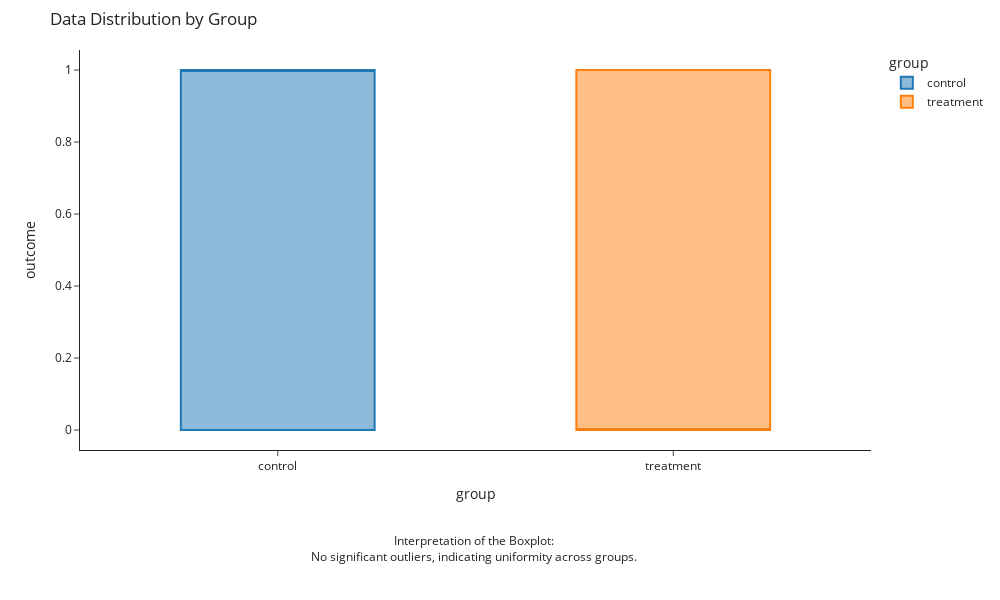
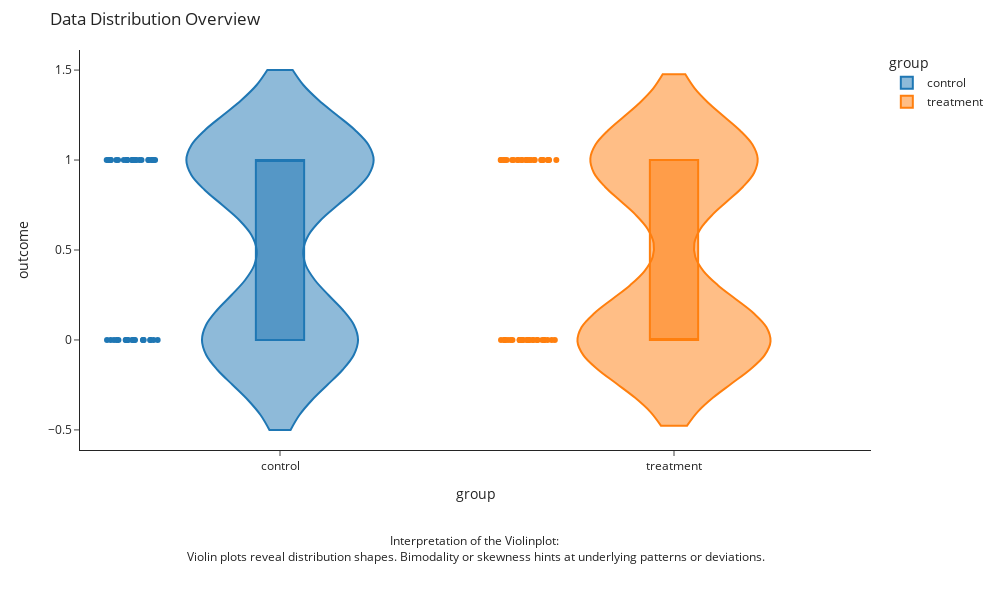
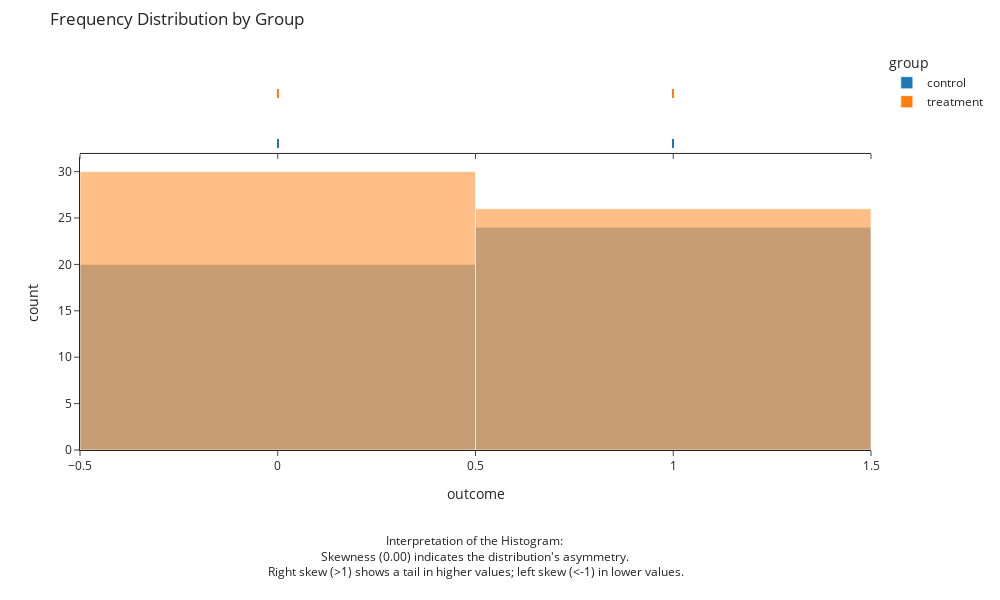
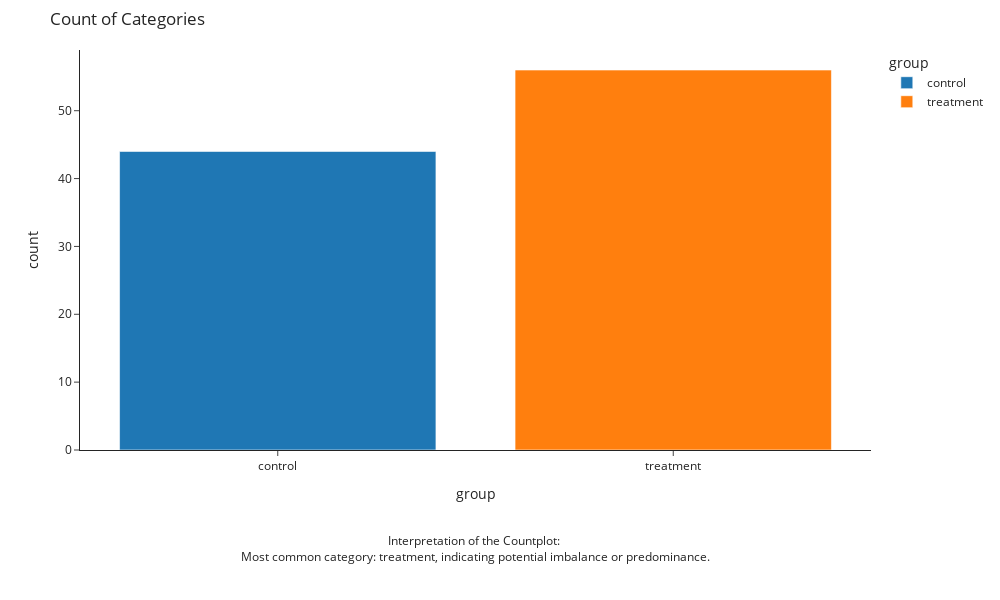

These figures' notebook cell, in order:
### Code cell
visualizations = data_viz(data=df, 
                        group_column='group', 
                        value_column='outcome',
                        viz_types=['boxplot', 'violinplot', 'histogram', 'countplot', 'heatmap'])

### Figure 1 — Plotly figure (JSON) as saved in the notebook; plotly's stock layout.template omitted (floating-point values rounded to 4 significant figures)
{"data": [{"alignmentgroup": "True", "hovertemplate": "group=%{x}<br>outcome=%{y}<extra></extra>", "legendgroup": "control", "marker": {"color": "#1F77B4"}, "name": "control", "notched": false, "offsetgroup": "control", "orientation": "v", "showlegend": true, "type": "box", "x": ["control", "control", "control", "control", "control", "control", "control", "control", "control", "control", "control", "control", "control", "control", "control", "control", "control", "control", "control", "control", "control", "control", "control", "control", "control", "control", "control", "control", "control", "control", "control", "control", "control", "control", "control", "control", "control", "control", "control", "control", "control", "control", "control", "control"], "x0": " ", "xaxis": "x", "y": [1, 0, 0, 0, 0, 1, 1, 1, 0, 0, 1, 1, 1, 0, 1, 1, 1, 0, 0, 0, 0, 1, 1, 1, 0, 0, 1, 1, 0, 0, 0, 0, 0, 1, 1, 1, 1, 1, 1, 1, 1, 1, 0, 0], "y0": " ", "yaxis": "y"}, {"alignmentgroup": "True", "hovertemplate": "group=%{x}<br>outcome=%{y}<extra></extra>", "legendgroup": "treatment", "marker": {"color": "#FF7F0E"}, "name": "treatment", "notched": false, "offsetgroup": "treatment", "orientation": "v", "showlegend": true, "type": "box", "x": ["treatment", "treatment", "treatment", "treatment", "treatment", "treatment", "treatment", "treatment", "treatment", "treatment", "treatment", "treatment", "treatment", "treatment", "treatment", "treatment", "treatment", "treatment", "treatment", "treatment", "treatment", "treatment", "treatment", "treatment", "treatment", "treatment", "treatment", "treatment", "treatment", "treatment", "treatment", "treatment", "treatment", "treatment", "treatment", "treatment", "treatment", "treatment", "treatment", "treatment", "treatment", "treatment", "treatment", "treatment", "treatment", "treatment", "treatment", "treatment", "treatment", "treatment", "treatment", "treatment", "treatment", "treatment", "treatment", "treatment"], "x0": " ", "xaxis": "x", "y": [0, 0, 0, 1, 0, 0, 1, 0, 0, 0, 1, 1, 0, 1, 1, 0, 0, 1, 0, 0, 1, 0, 0, 0, 1, 0, 1, 1, 0, 0, 1, 1, 1, 1, 1, 0, 1, 1, 1, 1, 0, 1, 0, 0, 0, 1, 0, 0, 1, 0, 1, 0, 1, 0, 0, 1], "y0": " ", "yaxis": "y"}], "layout": {"annotations": [{"align": "center", "showarrow": false, "text": "Interpretation of the Boxplot:\n<br>No significant outliers, indicating uniformity across groups.\n", "x": 0.5, "xanchor": "center", "xref": "paper", "y": -0.2, "yanchor": "top", "yref": "paper"}], "autosize": false, "boxmode": "overlay", "height": 600, "legend": {"title": {"text": "group"}, "tracegroupgap": 0}, "margin": {"b": 150, "t": 50}, "title": {"text": "Data Distribution by Group"}, "width": 1000, "xaxis": {"anchor": "y", "categoryarray": ["control", "treatment"], "categoryorder": "array", "domain": [0, 1], "title": {"text": "group"}}, "yaxis": {"anchor": "x", "domain": [0, 1], "title": {"text": "outcome"}}}}

### Figure 2 — Plotly figure (JSON) as saved in the notebook; plotly's stock layout.template omitted (floating-point values rounded to 4 significant figures)
{"data": [{"alignmentgroup": "True", "box": {"visible": true}, "hovertemplate": "group=%{x}<br>outcome=%{y}<extra></extra>", "legendgroup": "control", "marker": {"color": "#1F77B4"}, "name": "control", "offsetgroup": "control", "orientation": "v", "points": "all", "scalegroup": "True", "showlegend": true, "type": "violin", "x": ["control", "control", "control", "control", "control", "control", "control", "control", "control", "control", "control", "control", "control", "control", "control", "control", "control", "control", "control", "control", "control", "control", "control", "control", "control", "control", "control", "control", "control", "control", "control", "control", "control", "control", "control", "control", "control", "control", "control", "control", "control", "control", "control", "control"], "x0": " ", "xaxis": "x", "y": [1, 0, 0, 0, 0, 1, 1, 1, 0, 0, 1, 1, 1, 0, 1, 1, 1, 0, 0, 0, 0, 1, 1, 1, 0, 0, 1, 1, 0, 0, 0, 0, 0, 1, 1, 1, 1, 1, 1, 1, 1, 1, 0, 0], "y0": " ", "yaxis": "y"}, {"alignmentgroup": "True", "box": {"visible": true}, "hovertemplate": "group=%{x}<br>outcome=%{y}<extra></extra>", "legendgroup": "treatment", "marker": {"color": "#FF7F0E"}, "name": "treatment", "offsetgroup": "treatment", "orientation": "v", "points": "all", "scalegroup": "True", "showlegend": true, "type": "violin", "x": ["treatment", "treatment", "treatment", "treatment", "treatment", "treatment", "treatment", "treatment", "treatment", "treatment", "treatment", "treatment", "treatment", "treatment", "treatment", "treatment", "treatment", "treatment", "treatment", "treatment", "treatment", "treatment", "treatment", "treatment", "treatment", "treatment", "treatment", "treatment", "treatment", "treatment", "treatment", "treatment", "treatment", "treatment", "treatment", "treatment", "treatment", "treatment", "treatment", "treatment", "treatment", "treatment", "treatment", "treatment", "treatment", "treatment", "treatment", "treatment", "treatment", "treatment", "treatment", "treatment", "treatment", "treatment", "treatment", "treatment"], "x0": " ", "xaxis": "x", "y": [0, 0, 0, 1, 0, 0, 1, 0, 0, 0, 1, 1, 0, 1, 1, 0, 0, 1, 0, 0, 1, 0, 0, 0, 1, 0, 1, 1, 0, 0, 1, 1, 1, 1, 1, 0, 1, 1, 1, 1, 0, 1, 0, 0, 0, 1, 0, 0, 1, 0, 1, 0, 1, 0, 0, 1], "y0": " ", "yaxis": "y"}], "layout": {"annotations": [{"align": "center", "showarrow": false, "text": "Interpretation of the Violinplot:\n<br>Violin plots reveal distribution shapes. Bimodality or skewness hints at underlying patterns or deviations.", "x": 0.5, "xanchor": "center", "xref": "paper", "y": -0.2, "yanchor": "top", "yref": "paper"}], "autosize": false, "height": 600, "legend": {"title": {"text": "group"}, "tracegroupgap": 0}, "margin": {"b": 150, "t": 50}, "title": {"text": "Data Distribution Overview"}, "violinmode": "overlay", "width": 1000, "xaxis": {"anchor": "y", "categoryarray": ["control", "treatment"], "categoryorder": "array", "domain": [0, 1], "title": {"text": "group"}}, "yaxis": {"anchor": "x", "domain": [0, 1], "title": {"text": "outcome"}}}}

### Figure 3 — Plotly figure (JSON) as saved in the notebook; plotly's stock layout.template omitted (floating-point values rounded to 4 significant figures)
{"data": [{"alignmentgroup": "True", "bingroup": "x", "hovertemplate": "group=control<br>outcome=%{x}<br>count=%{y}<extra></extra>", "legendgroup": "control", "marker": {"color": "#1F77B4", "opacity": 0.5, "pattern": {"shape": ""}}, "name": "control", "offsetgroup": "control", "orientation": "v", "showlegend": true, "type": "histogram", "x": [1, 0, 0, 0, 0, 1, 1, 1, 0, 0, 1, 1, 1, 0, 1, 1, 1, 0, 0, 0, 0, 1, 1, 1, 0, 0, 1, 1, 0, 0, 0, 0, 0, 1, 1, 1, 1, 1, 1, 1, 1, 1, 0, 0], "xaxis": "x", "yaxis": "y"}, {"alignmentgroup": "True", "boxpoints": "all", "fillcolor": "rgba(255,255,255,0)", "hoveron": "points", "hovertemplate": "group=control<br>outcome=%{x}<extra></extra>", "jitter": 0, "legendgroup": "control", "line": {"color": "rgba(255,255,255,0)"}, "marker": {"color": "#1F77B4", "symbol": "line-ns-open"}, "name": "control", "offsetgroup": "control", "showlegend": false, "type": "box", "x": [1, 0, 0, 0, 0, 1, 1, 1, 0, 0, 1, 1, 1, 0, 1, 1, 1, 0, 0, 0, 0, 1, 1, 1, 0, 0, 1, 1, 0, 0, 0, 0, 0, 1, 1, 1, 1, 1, 1, 1, 1, 1, 0, 0], "xaxis": "x2", "yaxis": "y2"}, {"alignmentgroup": "True", "bingroup": "x", "hovertemplate": "group=treatment<br>outcome=%{x}<br>count=%{y}<extra></extra>", "legendgroup": "treatment", "marker": {"color": "#FF7F0E", "opacity": 0.5, "pattern": {"shape": ""}}, "name": "treatment", "offsetgroup": "treatment", "orientation": "v", "showlegend": true, "type": "histogram", "x": [0, 0, 0, 1, 0, 0, 1, 0, 0, 0, 1, 1, 0, 1, 1, 0, 0, 1, 0, 0, 1, 0, 0, 0, 1, 0, 1, 1, 0, 0, 1, 1, 1, 1, 1, 0, 1, 1, 1, 1, 0, 1, 0, 0, 0, 1, 0, 0, 1, 0, 1, 0, 1, 0, 0, 1], "xaxis": "x", "yaxis": "y"}, {"alignmentgroup": "True", "boxpoints": "all", "fillcolor": "rgba(255,255,255,0)", "hoveron": "points", "hovertemplate": "group=treatment<br>outcome=%{x}<extra></extra>", "jitter": 0, "legendgroup": "treatment", "line": {"color": "rgba(255,255,255,0)"}, "marker": {"color": "#FF7F0E", "symbol": "line-ns-open"}, "name": "treatment", "offsetgroup": "treatment", "showlegend": false, "type": "box", "x": [0, 0, 0, 1, 0, 0, 1, 0, 0, 0, 1, 1, 0, 1, 1, 0, 0, 1, 0, 0, 1, 0, 0, 0, 1, 0, 1, 1, 0, 0, 1, 1, 1, 1, 1, 0, 1, 1, 1, 1, 0, 1, 0, 0, 0, 1, 0, 0, 1, 0, 1, 0, 1, 0, 0, 1], "xaxis": "x2", "yaxis": "y2"}], "layout": {"annotations": [{"align": "center", "showarrow": false, "text": "Interpretation of the Histogram:\n<br>Skewness (0.00) indicates the distribution's asymmetry. <br>Right skew (>1) shows a tail in higher values; left skew (<-1) in lower values.", "x": 0.5, "xanchor": "center", "xref": "paper", "y": -0.2, "yanchor": "top", "yref": "paper"}], "autosize": false, "barmode": "overlay", "height": 600, "legend": {"title": {"text": "group"}, "tracegroupgap": 0}, "margin": {"b": 150, "t": 50}, "title": {"text": "Frequency Distribution by Group"}, "width": 1000, "xaxis": {"anchor": "y", "domain": [0, 1], "title": {"text": "outcome"}}, "xaxis2": {"anchor": "y2", "domain": [0, 1], "matches": "x", "showticklabels": false}, "yaxis": {"anchor": "x", "domain": [0, 0.7326], "title": {"text": "count"}}, "yaxis2": {"anchor": "x2", "domain": [0.7426, 1], "matches": "y2", "showline": false, "showticklabels": false, "ticks": ""}}}

### Figure 4 — Plotly figure (JSON) as saved in the notebook; plotly's stock layout.template omitted (floating-point values rounded to 4 significant figures)
{"data": [{"alignmentgroup": "True", "bingroup": "x", "hovertemplate": "group=%{x}<br>count=%{y}<extra></extra>", "legendgroup": "control", "marker": {"color": "#1F77B4", "pattern": {"shape": ""}}, "name": "control", "offsetgroup": "control", "orientation": "v", "showlegend": true, "type": "histogram", "x": ["control", "control", "control", "control", "control", "control", "control", "control", "control", "control", "control", "control", "control", "control", "control", "control", "control", "control", "control", "control", "control", "control", "control", "control", "control", "control", "control", "control", "control", "control", "control", "control", "control", "control", "control", "control", "control", "control", "control", "control", "control", "control", "control", "control"], "xaxis": "x", "yaxis": "y"}, {"alignmentgroup": "True", "bingroup": "x", "hovertemplate": "group=%{x}<br>count=%{y}<extra></extra>", "legendgroup": "treatment", "marker": {"color": "#FF7F0E", "pattern": {"shape": ""}}, "name": "treatment", "offsetgroup": "treatment", "orientation": "v", "showlegend": true, "type": "histogram", "x": ["treatment", "treatment", "treatment", "treatment", "treatment", "treatment", "treatment", "treatment", "treatment", "treatment", "treatment", "treatment", "treatment", "treatment", "treatment", "treatment", "treatment", "treatment", "treatment", "treatment", "treatment", "treatment", "treatment", "treatment", "treatment", "treatment", "treatment", "treatment", "treatment", "treatment", "treatment", "treatment", "treatment", "treatment", "treatment", "treatment", "treatment", "treatment", "treatment", "treatment", "treatment", "treatment", "treatment", "treatment", "treatment", "treatment", "treatment", "treatment", "treatment", "treatment", "treatment", "treatment", "treatment", "treatment", "treatment", "treatment"], "xaxis": "x", "yaxis": "y"}], "layout": {"annotations": [{"align": "center", "showarrow": false, "text": "Interpretation of the Countplot:\n<br>Most common category: treatment, indicating potential imbalance or predominance.", "x": 0.5, "xanchor": "center", "xref": "paper", "y": -0.2, "yanchor": "top", "yref": "paper"}], "autosize": false, "barmode": "relative", "height": 600, "legend": {"title": {"text": "group"}, "tracegroupgap": 0}, "margin": {"b": 150, "t": 50}, "title": {"text": "Count of Categories"}, "width": 1000, "xaxis": {"anchor": "y", "categoryarray": ["control", "treatment"], "categoryorder": "array", "domain": [0, 1], "title": {"text": "group"}}, "yaxis": {"anchor": "x", "domain": [0, 1], "title": {"text": "count"}}}}
